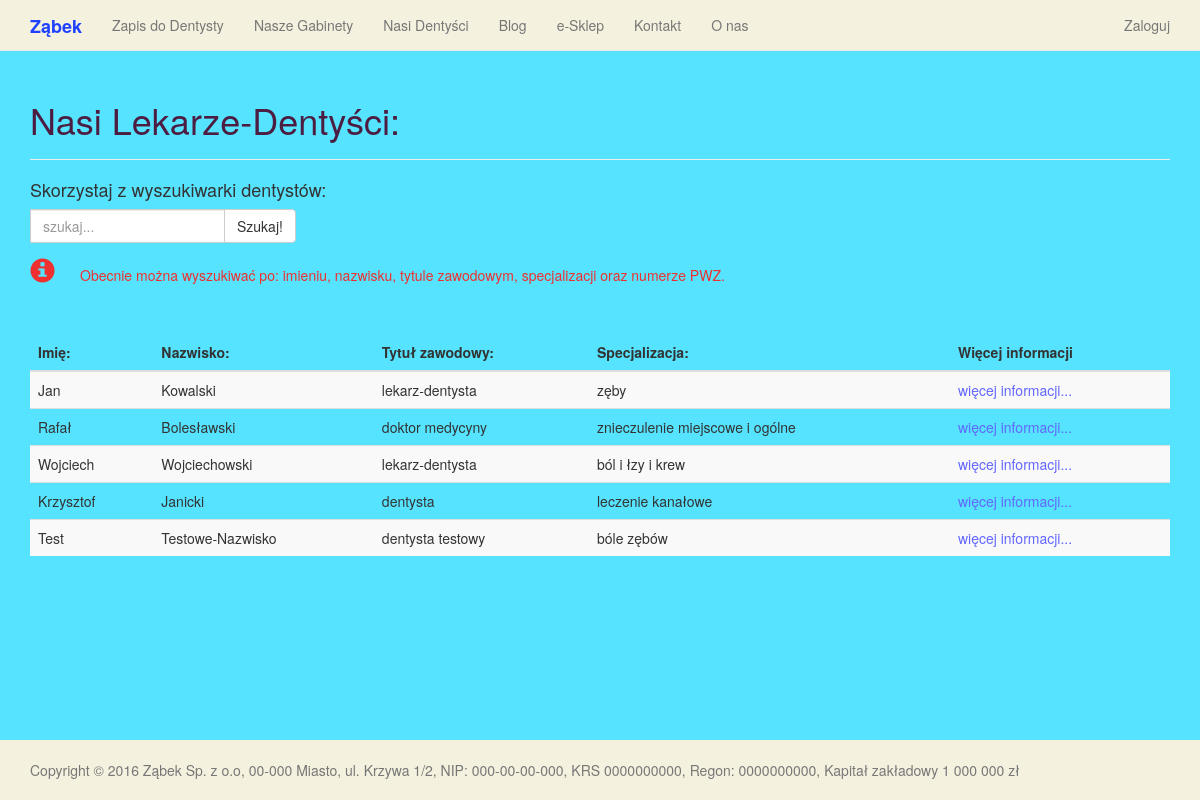
/dentists, run on an earlier commit of the app's database.
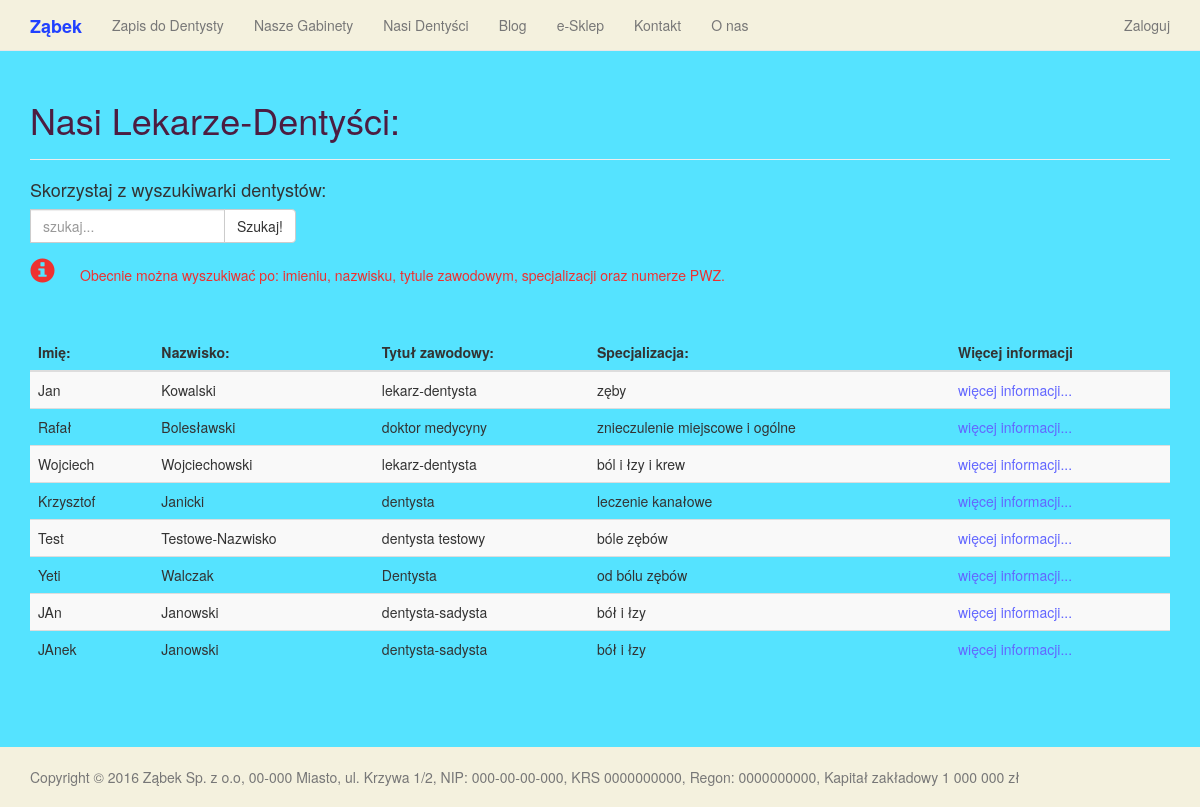
And on a later commit of the database.
### main_page/models.py (models this page shows, shortened)
class Dentist(models.Model):
    professional_title = models.CharField(max_length=50, help_text="Tytuł zawodowy dentysty")
    name = models.CharField(max_length=100, help_text="Imię")
    surname = models.CharField(max_length=100, help_text="Nazwisko")
    biography = MarkdownField(null=True, help_text="Biografia")
    profile_image = models.ImageField(upload_to="", blank=True, null=True, help_text="Zdjęcie")
    pwz_number = models.CharField(max_length=87, null=True, help_text="7-cyfrowy numer prawa wykonywania zawodu (PWZ)",
         validators=[MaxLengthValidator(7), MinLengthValidator(7)])
    specialties = models.CharField(max_length=50, null=True, help_text="Specjalizacja")
    slug = models.SlugField(max_length=40, unique=True, null=True, help_text="Nazwa linku w postaci - nazwisko-imie-pwz - male litery, bez polskich znaków")
    office = models.ForeignKey(Office, null=True, related_name="workplace")
    def get_absolute_url(self):
        return "/dentist/{0}/".format(self.slug)
    class Meta:
        verbose_name = "Dentist"
        verbose_name_plural = 'Dentists'

### main_page/views.py (the view)
# urls.py: url(r'^dentists', views.DentistsListView.as_view(), name='dentists'),
class DentistsListView(generic.ListView):
    queryset = models.Dentist.objects.all()
    template_name = "dentist/dentists_list.html"
    paginate_by = 25

### main_page/templates/dentist/dentists_list.html (shortened to what this page needs)
{% extends "base.html" %}
    {% load django_markdown %}
    {% load  static %}
    {% block header %}
        {% if search_url in request.path %}
        <h1>Wyniki wyszukiwania</h1>
        <h2>Aby zobaczyć wszystkich Dentystów - <a href="{% url 'main_page:dentists' %}">kliknij</a></h2>
        {% else %}
        <h1>Nasi Lekarze-Dentyści:</h1>
        {% endif %}
    {% endblock %}
    {% block content %}
        <h4>Skorzystaj z wyszukiwarki dentystów:</h4>
        <div class="input-group" id="search-field">
        <form action="/search_dentist" method="GET">
            <div style="float: left;" class="form-group">
                <input type="text" name="q" placeholder="szukaj..." class="form-control"></input>
            </div>
            <span class="input-group-btn">
            <button type="submit" class="btn btn-default">Szukaj!</button>
            </span>
        </form>
        </div>
        <span class="glyphicon glyphicon-info-sign small-info-icon">&nbsp;</span>
        <h5 class="info"> Obecnie można wyszukiwać po: imieniu, nazwisku, tytule zawodowym, specjalizacji oraz numerze PWZ.</h5>
        <BR>&nbsp;<BR>
        {% if object_list %}
            <table class="table table-striped">
            <thead>
                <tr>
                    <th>Imię:</th>
                    <th>Nazwisko:</th>
                    <th>Tytuł zawodowy:</th>
                    <th>Specjalizacja:</th>
                    <th>Więcej informacji</th>
                </tr>
            </thead>
            <tbody>
            {% for dentist in object_list %}
            <tr>
                <td>
                    {{ dentist.name }}
                </td>
                <td>
                    {{ dentist.surname }}
                </td>
                <td>
                    {{ dentist.professional_title }}
                </td>
                <td>
                {% if dentist.specialties %}
                    {{ dentist.specialties }}
                {% else %}
                    dentysta specjalizacji ogólnej
                {% endif %}
                </td>
                <td>
                    <a id="more_info" target="_blank" href="{{ dentist.get_absolute_url }}">więcej informacji...</a>
                </td>
            </div>
            </tr>
            {% endfor %}
        {% else %}
            <p>Nie znaleziono dentystów!</p>
        {% endif %}
    {% endblock %}

What changed in the data, as far as the page shows it:
added Dentist: name "Yeti", surname "Walczak", professional_title "Dentysta", specialties "od bólu zębów"
added Dentist: name "JAn", surname "Janowski", professional_title "dentysta-sadysta", specialties "bół i łzy"
added Dentist: name "JAnek", surname "Janowski", professional_title "dentysta-sadysta", specialties "bół i łzy"
